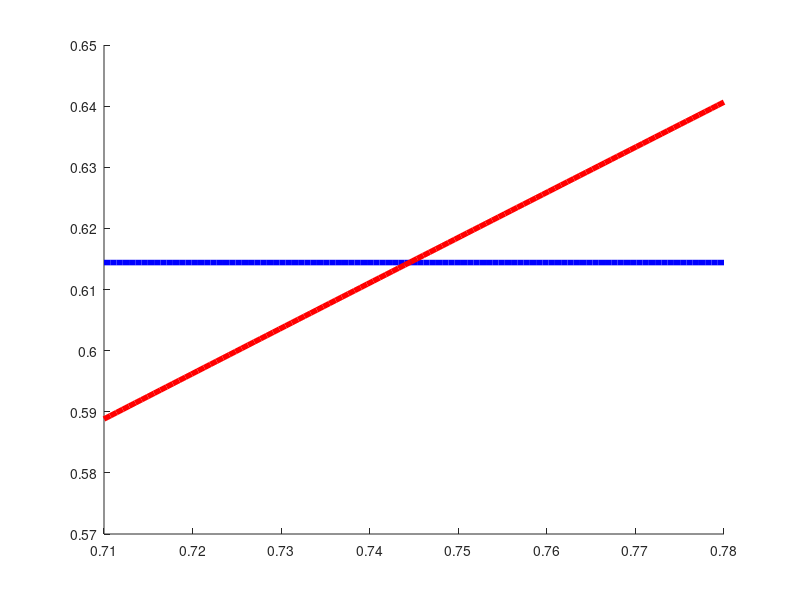

MATLAB code to generate this figure: (Note: this script raises an error after producing the figure.)
function plotTypes12Tau04BifDiagFullVaryPhiE_play
clc;
clear all;
close all;

root_txt = 'E:\paper2_Raoul\Sim_two_neurons_Raoul\Types12BifDiagFullVaryPhiE';

figure(1); hold on;
%% Plot ING
% for i = 1:1:11
%     file_txt = strcat(root_txt, '\ING\v2\ING_Types12Tau04BifDiagFullVaryPhiE', num2str(i), '.mat');
%     load(file_txt);
%     
% %     plot(OneoverThetaPhiE_lin, f1, 'b*');
% %     plot(OneoverThetaPhiE_lin, f2, 'b*');
% %     plot(OneoverThetaPhiE_lin, f3, 'b*');
% %     plot(OneoverThetaPhiE_lin, f4, 'b*');
% %     plot(OneoverThetaPhiE_lin, f5, 'b*');
% %     plot(OneoverThetaPhiE_lin, f51, 'b*');
% %     plot(OneoverThetaPhiE_lin, f15, 'b*');
%     
%     if (i == 1)
%         OneoverThetaPhiE_total = OneoverThetaPhiE_lin;
%         f1_total = f1;
%         f2_total = f2;
%         f3_total = f3;
%         f4_total = f4;
%         f5_total = f5;
%         f51_total = f51;
%         f15_total = f15;
%     else
%         OneoverThetaPhiE_total = [OneoverThetaPhiE_total OneoverThetaPhiE_lin];
%         f1_total = [f1_total f1];
%         f2_total = [f2_total f2];
%         f3_total = [f3_total f3];
%         f4_total = [f4_total f4];
%         f5_total = [f5_total f5];
%         f51_total = [f51_total f51];
%         f15_total = [f15_total f15];
%     end    
% end
% 
% % % plot(OneoverThetaPhiE_total, f1_total, 'r*');
% % plot(OneoverThetaPhiE_total, f2_total, 'g*');
% % plot(OneoverThetaPhiE_total, f3_total, 'b*');
% % % plot(OneoverThetaPhiE_total, f4_total, 'k*');
% % % plot(OneoverThetaPhiE_total, f5_total, 'y*');
% % plot(OneoverThetaPhiE_total, f51_total, 'm*');
% % % plot(OneoverThetaPhiE_total, f15_total, 'c*');
% 
% % Filter
% N_filter = 10;
% i_filter = 0;
% [rows, cols] = size(OneoverThetaPhiE_total);
% for i = 1:1:cols
%     if (cmp(rem(i, N_filter), 0, 1e-6) == 0)
%         i_filter = i_filter + 1;
%         OneoverThetaPhiE_filter(1, i_filter) = OneoverThetaPhiE_total(1, i);
%         f1_filter(1, i_filter) = f1_total(1, i);
%         f2_filter(1, i_filter) = f2_total(1, i);
%         f3_filter(1, i_filter) = f3_total(1, i);
%         f4_filter(1, i_filter) = f4_total(1, i);
%         f5_filter(1, i_filter) = f5_total(1, i);
%         f51_filter(1, i_filter) = f51_total(1, i);
%         f15_filter(1, i_filter) = f15_total(1, i);
%     end
% end
% 
% % Combine
% [rows, cols] = size(OneoverThetaPhiE_filter);
% 
% i_comb = 0;
% OneoverThetaPhiE_comb = 0;
% f_comb = 0;
% for i = 1:1:cols
%     if (isnan(f3_filter(1, i)) == 0)
%         i_comb = i_comb + 1;
%         
%         OneoverThetaPhiE_comb(1, i_comb) = OneoverThetaPhiE_filter(1, i);
%         f_comb(1, i_comb) = f3_filter(1, i);
%     elseif (isnan(f2_filter(1, i)) == 0)
%         i_comb = i_comb + 1;
% 
%         OneoverThetaPhiE_comb(1, i_comb) = OneoverThetaPhiE_filter(1, i);
%         f_comb(1, i_comb) = f2_filter(1, i);
%     elseif (isnan(f51_filter(1, i)) == 0)
%         i_comb = i_comb + 1;
% 
%         OneoverThetaPhiE_comb(1, i_comb) = OneoverThetaPhiE_filter(1, i);
%         f_comb(1, i_comb) = f51_filter(1, i);        
%     end
% end
% 
% % plot(OneoverThetaPhiE_comb, f_comb, 'b-', 'LineWidth', 4);
% 
%% Plot Analytic ING
m_tau = 0.4;

thetaPhiE = 1./linspace(0.71, 0.78, 100);
thetaPhiI = 1/0.5;   % Phase threshold
epsilonII = -0.41514;  % From I to I

T = m_tau + thetaPhiI - thetaPhiI./pi.*atan(tan(pi./thetaPhiI.*m_tau).*exp(-2.*pi.*epsilonII./thetaPhiI));

plot(1./thetaPhiE, thetaPhiE./thetaPhiE.*1./T, 'b-', 'LineWidth', 4)

%% Plot PING
% for i = 1:1:11
%     file_txt = strcat(root_txt, '\PING\v2\PING_Types12Tau04BifDiagFullVaryPhiE', num2str(i), '.mat');
%     load(file_txt);
%     
% % %     plot(OneoverThetaPhiE_lin, f1, 'r*');
% % %     plot(OneoverThetaPhiE_lin, f2, 'r*');
% %     plot(OneoverThetaPhiE_lin, f3, 'r*');
% % %     plot(OneoverThetaPhiE_lin, f4, 'r*');
% % %     plot(OneoverThetaPhiE_lin, f5, 'r*');
% %     plot(OneoverThetaPhiE_lin, f51, 'r*');
% % %     plot(OneoverThetaPhiE_lin, f15, 'r*');   
% 
%     if (i == 1)
%         OneoverThetaPhiE_total = OneoverThetaPhiE_lin;
%         f1_total = f1;
%         f2_total = f2;
%         f3_total = f3;
%         f4_total = f4;
%         f5_total = f5;
%         f51_total = f51;
%         f15_total = f15;
%     else
%         OneoverThetaPhiE_total = [OneoverThetaPhiE_total OneoverThetaPhiE_lin];
%         f1_total = [f1_total f1];
%         f2_total = [f2_total f2];
%         f3_total = [f3_total f3];
%         f4_total = [f4_total f4];
%         f5_total = [f5_total f5];
%         f51_total = [f51_total f51];
%         f15_total = [f15_total f15];
%     end    
% end
% 
% % % plot(OneoverThetaPhiE_total, f1_total, 'r*');
% % plot(OneoverThetaPhiE_total, f2_total, 'g*');
% % % plot(OneoverThetaPhiE_total, f3_total, 'b*');
% % % plot(OneoverThetaPhiE_total, f4_total, 'k*');
% % % plot(OneoverThetaPhiE_total, f5_total, 'y*');
% % % plot(OneoverThetaPhiE_total, f51_total, 'm*');
% % % plot(OneoverThetaPhiE_total, f15_total, 'c*');
% 
% % Filter
% N_filter = 10;
% i_filter = 0;
% [rows, cols] = size(OneoverThetaPhiE_total);
% OneoverThetaPhiE_filter = 0;
% f1_filter = 0;
% f2_filter = 0;
% f3_filter = 0;
% f4_filter = 0;
% f5_filter = 0;
% f51_filter = 0;
% f15_filter = 0;
% 
% for i = 1:1:cols
%     if (cmp(rem(i, N_filter), 0, 1e-6) == 0)
%         i_filter = i_filter + 1;
%         OneoverThetaPhiE_filter(1, i_filter) = OneoverThetaPhiE_total(1, i);
%         f1_filter(1, i_filter) = f1_total(1, i);
%         f2_filter(1, i_filter) = f2_total(1, i);
%         f3_filter(1, i_filter) = f3_total(1, i);
%         f4_filter(1, i_filter) = f4_total(1, i);
%         f5_filter(1, i_filter) = f5_total(1, i);
%         f51_filter(1, i_filter) = f51_total(1, i);
%         f15_filter(1, i_filter) = f15_total(1, i);
%     end
% end
% 
% % Combine
% [rows, cols] = size(OneoverThetaPhiE_filter);
% 
% i_comb = 0;
% OneoverThetaPhiE_comb = 0;
% f_comb = 0;
% for i = 1:1:cols
%     if (isnan(f2_filter(1, i)) == 0)
%         i_comb = i_comb + 1;
%         
%         OneoverThetaPhiE_comb(1, i_comb) = OneoverThetaPhiE_filter(1, i);
%         f_comb(1, i_comb) = f2_filter(1, i);
%     end
% end
% 
% % plot(OneoverThetaPhiE_comb, f_comb, 'r-x', 'LineWidth', 4);
% 
%% Plot Analytic PING
m_tau = 0.4;

thetaPhiE = 1./linspace(0.71, 0.78, 100);
epsilonEI = -0.2;       % From I to E

m_H = -log(exp(-2.*m_tau) - (1 - exp(-thetaPhiE)).*epsilonEI);
T = 2.*m_tau + thetaPhiE - m_H;

plot(1./thetaPhiE, 1./T, 'r-', 'LineWidth', 4)

%% Plot PINGING
for i = 1:1:11
    file_txt = strcat(root_txt, '\PINGING\v2\PINGING_Types12Tau04BifDiagFullVaryPhiE', num2str(i), '.mat');
    load(file_txt);
    
% %     plot(OneoverThetaPhiE_lin, f1, 'g*');
% %     plot(OneoverThetaPhiE_lin, f2, 'g*');
%     plot(OneoverThetaPhiE_lin, f3, 'g*');
% %     plot(OneoverThetaPhiE_lin, f4, 'g*');
% %     plot(OneoverThetaPhiE_lin, f5, 'g*');
%     plot(OneoverThetaPhiE_lin, f51, 'g*');
% %     plot(OneoverThetaPhiE_lin, f15, 'g*');    


    figure(1);hold on;    
    plot(OneoverThetaPhiE_lin, f1, 'r*');
    plot(OneoverThetaPhiE_lin, f2, 'g*');
    plot(OneoverThetaPhiE_lin, f3, 'b*');
    plot(OneoverThetaPhiE_lin, f4, 'k*');
    plot(OneoverThetaPhiE_lin, f5, 'y*');
    plot(OneoverThetaPhiE_lin, f51, 'r*');
    plot(OneoverThetaPhiE_lin, f15, 'r*');  

    figure(2);hold on;
    subplot(3,3,1);hold on
    plot(OneoverThetaPhiE_lin, f1, 'r*');
    subplot(3,3,2);hold on
    plot(OneoverThetaPhiE_lin, f2, 'g*');
    subplot(3,3,3);hold on
    plot(OneoverThetaPhiE_lin, f3, 'b*');
    subplot(3,3,4);hold on
    plot(OneoverThetaPhiE_lin, f4, 'k*');
    subplot(3,3,5);hold on
    plot(OneoverThetaPhiE_lin, f5, 'y*');
    subplot(3,3,6);hold on
    plot(OneoverThetaPhiE_lin, f51, 'r*');
    subplot(3,3,7);hold on
    plot(OneoverThetaPhiE_lin, f15, 'r*');  

    if (i == 1)
        OneoverThetaPhiE_total = OneoverThetaPhiE_lin;
        f1_total = f1;
        f2_total = f2;
        f3_total = f3;
        f4_total = f4;
        f5_total = f5;
        f51_total = f51;
        f15_total = f15;
    else
        OneoverThetaPhiE_total = [OneoverThetaPhiE_total OneoverThetaPhiE_lin];
        f1_total = [f1_total f1];
        f2_total = [f2_total f2];
        f3_total = [f3_total f3];
        f4_total = [f4_total f4];
        f5_total = [f5_total f5];
        f51_total = [f51_total f51];
        f15_total = [f15_total f15];
    end    
end

% % plot(OneoverThetaPhiE_total, f1_total, 'r*');
% plot(OneoverThetaPhiE_total, f2_total, 'g*');
% plot(OneoverThetaPhiE_total, f3_total, 'g-', 'LineWidth', 4);
% % plot(OneoverThetaPhiE_total, f4_total, 'k*');
% % plot(OneoverThetaPhiE_total, f5_total, 'y*');
% plot(OneoverThetaPhiE_total, f51_total, 'g-', 'LineWidth', 4);
% % plot(OneoverThetaPhiE_total, f15_total, 'c*');
% 
% plot([0.7436 0.7455], [0.6141 0.6148], 'g-', 'LineWidth', 4)

% % Filter
% N_filter = 10;
% i_filter = 0;
% [rows, cols] = size(OneoverThetaPhiE_total);
% OneoverThetaPhiE_filter = 0;
% f1_filter = 0;
% f2_filter = 0;
% f3_filter = 0;
% f4_filter = 0;
% f5_filter = 0;
% f51_filter = 0;
% f15_filter = 0;
% 
% for i = 1:1:cols
%     if (cmp(rem(i, N_filter), 0, 1e-6) == 0)
%         i_filter = i_filter + 1;
%         OneoverThetaPhiE_filter(1, i_filter) = OneoverThetaPhiE_total(1, i);
%         f1_filter(1, i_filter) = f1_total(1, i);
%         f2_filter(1, i_filter) = f2_total(1, i);
%         f3_filter(1, i_filter) = f3_total(1, i);
%         f4_filter(1, i_filter) = f4_total(1, i);
%         f5_filter(1, i_filter) = f5_total(1, i);
%         f51_filter(1, i_filter) = f51_total(1, i);
%         f15_filter(1, i_filter) = f15_total(1, i);
%     end
% end
% 
% % Combine
% [rows, cols] = size(OneoverThetaPhiE_filter);
% 
% i_comb = 0;
% OneoverThetaPhiE_comb = 0;
% f_comb = 0;
% for i = 1:1:cols
%     if (isnan(f3_filter(1, i)) == 0)
%         i_comb = i_comb + 1;
%         
%         OneoverThetaPhiE_comb(1, i_comb) = OneoverThetaPhiE_filter(1, i);
%         f_comb(1, i_comb) = f3_filter(1, i);
%     elseif (isnan(f2_filter(1, i)) == 0)
%         i_comb = i_comb + 1;
%         
%         OneoverThetaPhiE_comb(1, i_comb) = OneoverThetaPhiE_filter(1, i);
%         f_comb(1, i_comb) = f2_filter(1, i);        
%     elseif (isnan(f51_filter(1, i)) == 0)
%         i_comb = i_comb + 1;
% 
%         OneoverThetaPhiE_comb(1, i_comb) = OneoverThetaPhiE_filter(1, i);
%         f_comb(1, i_comb) = f51_filter(1, i);
%     end
% end
% 
% plot(OneoverThetaPhiE_comb, f_comb, 'g-', 'LineWidth', 4);

% make_me_pretty(gcf, ...
%     gca, 12, ...
%     [], 12, ...
%     [], 12, ...
%     [], 12, ...
%     [], 12, ...
%     [], 12, ...
%     [], 12)
% 
% set(gca,'XTick',[0.71 0.73 0.75 0.77],'XTickLabel',{'';'';'';''});
% set(gca,'YTick',[0.59 0.61 0.63],'YTickLabel',{'';'';''});
% 
% ylim([0.585 0.645]);
figure(1)
xlim([0.71 0.78]);
% 
% maximize_a_fig(gcf);
% m_savefig('Types12Tau04BifDiagFullVaryPhiE_v2', 'eps');

%% PINGING sce3 analytic
thetaPhiE = 1./linspace(0.71, 0.7436, 100);
thetaPhiI = 1./0.5;

m_tau = 0.4;
epsilonEI = -0.2;       % From I to E
epsilonIE = 0.1;       % From E to I
epsilonII = -0.41514;  % From I to I

[rows, cols] = size(thetaPhiE);

for i = 1:1:cols
    
ThetaI = thetaPhiI;
ThetaE = thetaPhiE(1, i);
delta_Theta = ThetaE - ThetaI;

f = @(delta_phi)RHS_sce3(delta_phi, m_tau, delta_Theta, ThetaE, ThetaI, epsilonIE, epsilonEI, epsilonII);
delta_phi = fzero(f, 0.61);

T = m_tau + delta_phi + ThetaI - m_get_HLIF(m_tau + delta_phi - delta_Theta, ThetaE, epsilonEI);

f_sce3_anal(i) = 1/T;

end

plot(1./thetaPhiE, f_sce3_anal, 'g-')

%% PINGING sce5 then sce1 analytic
thetaPhiE = 1./linspace(0.7445, 0.78, 100);
thetaPhiI = 1./0.5;

m_tau = 0.4;
epsilonEI = -0.2;       % From I to E
epsilonIE = 0.1;       % From E to I
epsilonII = -0.41514;  % From I to I

[rows, cols] = size(thetaPhiE);

for i = 1:1:cols
    
ThetaI = thetaPhiI;
ThetaE = thetaPhiE(1, i);
delta_Theta = ThetaE - ThetaI;

f = @(delta_phi)RHS_sce51(delta_phi, m_tau, delta_Theta, ThetaE, ThetaI, epsilonIE, epsilonEI, epsilonII);
delta_phi = fzero(f, 0.62);

T = 2.*m_tau + ThetaI - m_get_Hsine_second_part(ThetaE - delta_phi + m_tau, ThetaI, epsilonIE) + ThetaE...
    - m_get_HLIF(2.*m_tau + ThetaI - m_get_Hsine_second_part(ThetaE - delta_phi + m_tau, ThetaI, epsilonIE), ThetaE, epsilonEI);

f_sce51_anal(i) = 1/T;

end

plot(1./thetaPhiE, f_sce51_anal, 'k-')
end

function val = RHS_sce51(delta_phi, tau, delta_Theta, ThetaE, ThetaI, epsilonE2I, epsilonI2E, epsilonI2I)

val = delta_phi + m_get_Hsine_second_part(tau, ThetaI, epsilonI2I) ...
    - m_get_HLIF(2.*tau + ThetaI - m_get_Hsine_second_part(ThetaE - delta_phi + tau, ThetaI, epsilonE2I), ThetaE, epsilonI2E);

end


function val = RHS_sce3(delta_phi, tau, delta_Theta, ThetaE, ThetaI, epsilonE2I, epsilonI2E, epsilonI2I)

tmp = m_get_Hsine(tau - delta_phi + delta_Theta, ThetaI, epsilonE2I);

val = delta_phi - m_get_HLIF(tau + delta_phi - delta_Theta, ThetaE, epsilonI2E) + m_get_Hsine(tmp + delta_phi - delta_Theta, ThetaI, epsilonI2I);

end

function val = m_get_Hsine(phi, Theta, epsilon)

val = (Theta./pi).*atan(tan(pi./Theta.*phi).*exp(-2.*pi.*epsilon./Theta));

end

function val = m_get_Hsine_second_part(phi, Theta, epsilon)

val = (Theta./pi).*atan(tan(pi./Theta.*phi).*exp(-2.*pi.*epsilon./Theta)) + Theta;

end

function val = m_get_HLIF(phi, Theta, epsilon)

val = -log(exp(-phi) - (1 - exp(-Theta)).*epsilon);

end

function val = cmp(x, y, tol_eq)
% CMP Two-value comparison
%   val = cmp(x, y, tol_eq)
% Input
%   x           the first number.
%   y           the second number.
%   tol_eq      if the first and second numbers are different less than
%               tol_eq, we say that the two numbers are equal.
% Output
%   val         0   : two numbers are the same.
%               -1  : the first number is less than the second number.
%               1   : the first number is greater than the second number.

if  (abs(x-y)<tol_eq)
    val=0;
elseif (x<y)
    val=-1;
else
    val=1;
end

end